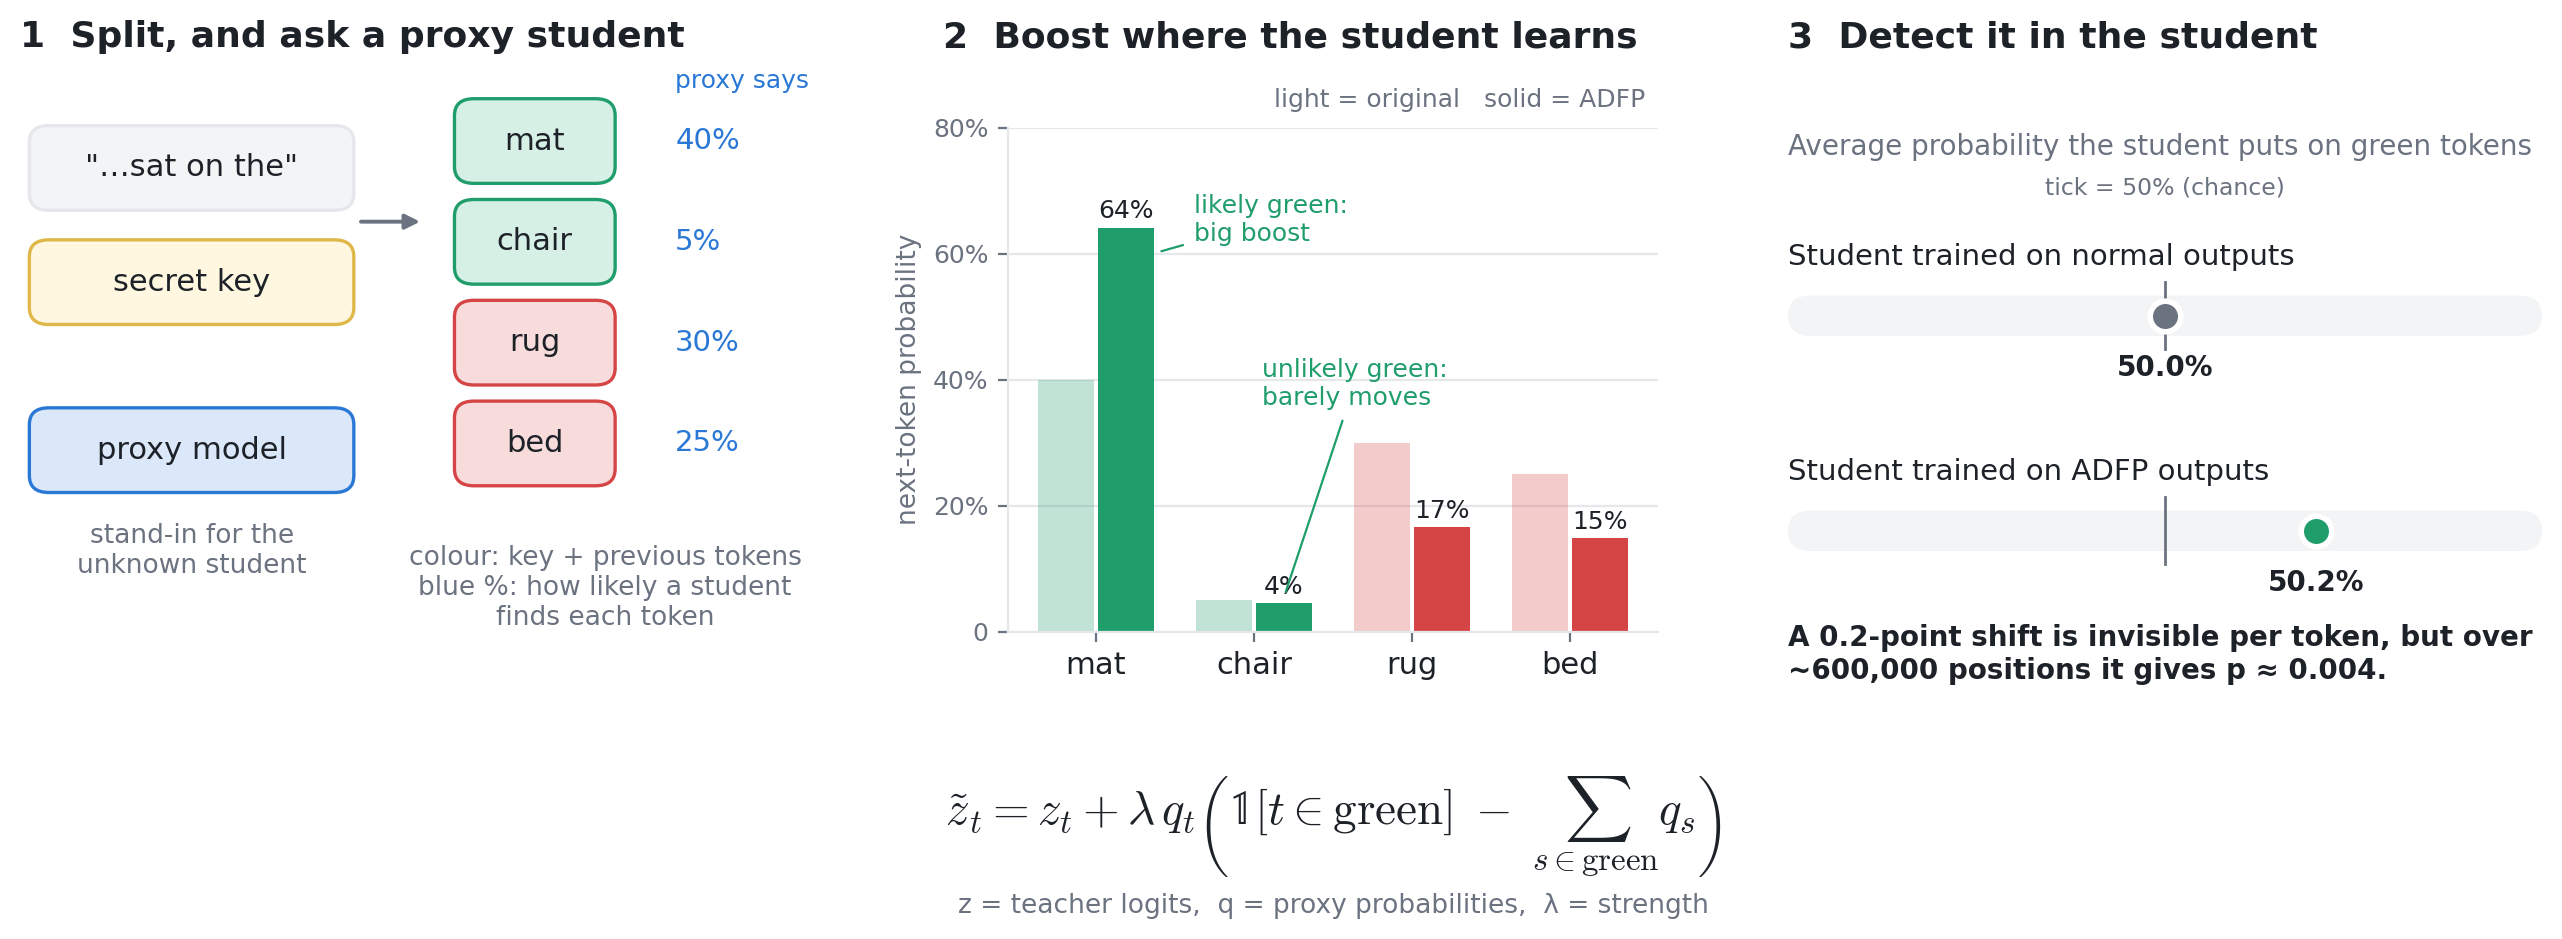

The Python source for this figure:
"""Three-panel slide figure for ADFP: split, proxy-aimed boost, detection in the student."""
import math
import matplotlib.pyplot as plt
from matplotlib.patches import FancyBboxPatch

GREEN, RED, INK, MUTED, RULE = '#1f9d6b', '#d64545', '#1d2128', '#6b7280', '#e5e7eb'
LGREEN, LRED, BLUE, LBLUE = '#d6f0e5', '#f8dcdc', '#2a78d6', '#dbe8fa'
plt.rcParams.update({'mathtext.fontset': 'cm', 'font.family': 'DejaVu Sans', 'font.size': 11, 'text.color': INK,
                     'axes.edgecolor': RULE, 'axes.labelcolor': MUTED, 'xtick.color': MUTED, 'ytick.color': MUTED})
fig = plt.figure(figsize=(13, 4.2), dpi=200); fig.patch.set_facecolor('white')

def chip(ax, x, y, text, fill, edge, w=0.17, h=0.11, size=11, color=INK, weight='normal'):
    ax.add_patch(FancyBboxPatch((x - w / 2, y - h / 2), w, h, boxstyle='round,pad=0.008,rounding_size=0.025',
                                facecolor=fill, edgecolor=edge, linewidth=1.2))
    ax.text(x, y, text, ha='center', va='center', fontsize=size, color=color, weight=weight)

# Toy next-token distribution: mat/chair green, rug/bed red; proxy agrees with the teacher.
toks = ['mat', 'chair', 'rug', 'bed']; green = [1, 1, 0, 0]
p = [0.40, 0.05, 0.30, 0.25]
L = sum(q for q, g in zip(p, green) if g)                     # proxy's total green probability
delta = [q * (g - L) for q, g in zip(p, green)]               # ADFP nudge: q_t * (1[t in S] - L)
lam = 3.0
logits = [math.log(q) + lam * d for q, d in zip(p, delta)]
Z = sum(math.exp(z) for z in logits); after = [math.exp(z) / Z for z in logits]

# Panel 1: split + proxy
ax1 = fig.add_axes([0.02, 0.05, 0.30, 0.80]); ax1.set_xlim(0, 1); ax1.set_ylim(0, 1); ax1.axis('off')
ax1.text(0.0, 1.02, '1  Split, and ask a proxy student', fontsize=13, weight='bold')
chip(ax1, 0.22, 0.84, '"…sat on the"', '#f3f4f6', RULE, w=0.40, h=0.11)
chip(ax1, 0.22, 0.67, 'secret key', '#fff7e0', '#e0b84a', w=0.40, h=0.11)
chip(ax1, 0.22, 0.42, 'proxy model', LBLUE, BLUE, w=0.40, h=0.11)
ax1.text(0.22, 0.27, 'stand-in for the\nunknown student', ha='center', va='center', fontsize=9.5, color=MUTED)
ax1.annotate('', xy=(0.52, 0.76), xytext=(0.43, 0.76), arrowprops=dict(arrowstyle='-|>', color=MUTED, lw=1.4))
for i, (w, g, q) in enumerate(zip(toks, green, p)):
    y = 0.88 - i * 0.15
    chip(ax1, 0.66, y, w, LGREEN if g else LRED, GREEN if g else RED, w=0.19)
    ax1.text(0.84, y, f'{q:.0%}', ha='left', va='center', fontsize=10.5, color=BLUE)
ax1.text(0.84, 0.97, 'proxy says', ha='left', va='center', fontsize=9, color=BLUE)
ax1.text(0.75, 0.16, 'colour: key + previous tokens\nblue %: how likely a student\nfinds each token', ha='center', fontsize=9.5, color=MUTED)

# Panel 2: aimed boost
ax2 = fig.add_axes([0.40, 0.17, 0.25, 0.60])
fig.text(0.375, 0.05 + 0.80 * 1.02, '2  Boost where the student learns', fontsize=13, weight='bold', va='baseline')
xs = range(len(toks)); bw = 0.36
for x, b, a, g in zip(xs, p, after, green):
    c = GREEN if g else RED
    ax2.bar(x - bw / 2 - 0.01, b, bw, color=c, alpha=0.28, edgecolor='none')
    ax2.bar(x + bw / 2 + 0.01, a, bw, color=c, edgecolor='none')
    ax2.text(x + bw / 2 + 0.01, a + 0.015, f'{a:.0%}', ha='center', fontsize=9, color=INK)
ax2.set_xticks(list(xs)); ax2.set_xticklabels(toks, fontsize=11, color=INK)
ax2.set_yticks([0, 0.2, 0.4, 0.6, 0.8]); ax2.set_yticklabels(['0', '20%', '40%', '60%', '80%'], fontsize=9)
ax2.set_ylim(0, 0.80); ax2.spines[['top', 'right']].set_visible(False); ax2.grid(axis='y', color=RULE, lw=0.8); ax2.set_axisbelow(True)
ax2.text(0.98, 1.04, 'light = original   solid = ADFP', transform=ax2.transAxes, ha='right', fontsize=9, color=MUTED)
ax2.set_ylabel('next-token probability', fontsize=9.5)
ax2.annotate('likely green:\nbig boost', xy=(0.38, after[0] - 0.04), xytext=(0.62, 0.62), fontsize=9, color=GREEN,
             arrowprops=dict(arrowstyle='-', color=GREEN, lw=0.8))
ax2.annotate('unlikely green:\nbarely moves', xy=(1.19, after[1] + 0.01), xytext=(1.05, 0.36), fontsize=9, color=GREEN,
             arrowprops=dict(arrowstyle='-', color=GREEN, lw=0.8))

fig.text(0.525, -0.06, r'$\tilde z_t = z_t + \lambda\, q_t \left(\mathbb{1}[t \in \mathrm{green}] \;-\; \sum_{s \in \mathrm{green}} q_s\right)$',
         ha='center', fontsize=17, color=INK)
fig.text(0.525, -0.165, 'z = teacher logits,  q = proxy probabilities,  λ = strength', ha='center', fontsize=9.5, color=MUTED)

# Panel 3: detect in the student
ax3 = fig.add_axes([0.70, 0.05, 0.29, 0.80]); ax3.set_xlim(0, 1); ax3.set_ylim(0, 1); ax3.axis('off')
ax3.text(0.0, 1.02, '3  Detect it in the student', fontsize=13, weight='bold')
ax3.text(0.0, 0.86, 'Average probability the student puts on green tokens', fontsize=10, color=MUTED)
def gauge(y, label, val, color):
    lo, hi = 0.495, 0.505
    ax3.text(0.0, y + 0.075, label, fontsize=10.5)
    ax3.add_patch(FancyBboxPatch((0.0, y - 0.03), 1.0, 0.06, boxstyle='round,pad=0,rounding_size=0.03', facecolor='#f3f4f6', edgecolor='none'))
    xm = (0.5 - lo) / (hi - lo); xv = (val - lo) / (hi - lo)
    ax3.plot([xm, xm], [y - 0.05, y + 0.05], color=MUTED, lw=1)
    ax3.plot([xv], [y], marker='o', ms=11, color=color, mec='white', mew=2)
    ax3.text(xv, y - 0.09, f'{val:.1%}', ha='center', fontsize=10, weight='bold', color=INK)
gauge(0.62, 'Student trained on normal outputs', 0.500, MUTED)
gauge(0.30, 'Student trained on ADFP outputs', 0.502, GREEN)
ax3.text(0.5, 0.80, 'tick = 50% (chance)', ha='center', fontsize=8.5, color=MUTED)
ax3.text(0.0, 0.08, 'A 0.2-point shift is invisible per token, but over\n~600,000 positions it gives p ≈ 0.004.',
         fontsize=10, weight='bold')

for ext in ('png', 'svg'):
    fig.savefig(f'adfp.{ext}', bbox_inches='tight', facecolor='white')
print('after:', [round(a, 3) for a in after], 'sum', round(sum(after), 3))
